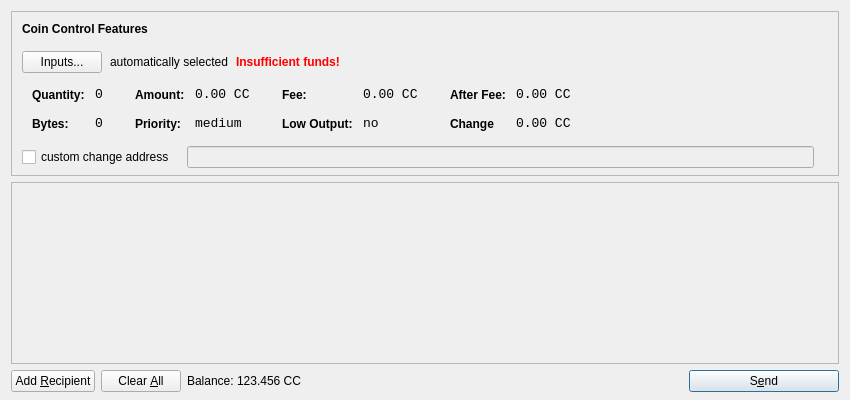
<?xml version="1.0" encoding="UTF-8"?>
<ui version="4.0">
 <class>SendCoinsDialog</class>
 <widget class="QDialog" name="SendCoinsDialog">
  <property name="geometry">
   <rect>
    <x>0</x>
    <y>0</y>
    <width>850</width>
    <height>400</height>
   </rect>
  </property>
  <property name="windowTitle">
   <string>Send Coins</string>
  </property>
  <layout class="QVBoxLayout" name="verticalLayout" stretch="0,1,0">
   <property name="bottomMargin">
    <number>8</number>
   </property>
   <item>
    <widget class="QFrame" name="frameCoinControl">
     <property name="sizePolicy">
      <sizepolicy hsizetype="Expanding" vsizetype="Expanding">
       <horstretch>0</horstretch>
       <verstretch>0</verstretch>
      </sizepolicy>
     </property>
     <property name="maximumSize">
      <size>
       <width>16777215</width>
       <height>16777215</height>
      </size>
     </property>
     <property name="frameShape">
      <enum>QFrame::StyledPanel</enum>
     </property>
     <property name="frameShadow">
      <enum>QFrame::Sunken</enum>
     </property>
     <layout class="QVBoxLayout" name="verticalLayoutCoinControl2">
      <property name="spacing">
       <number>6</number>
      </property>
      <property name="leftMargin">
       <number>0</number>
      </property>
      <property name="topMargin">
       <number>0</number>
      </property>
      <property name="rightMargin">
       <number>0</number>
      </property>
      <property name="bottomMargin">
       <number>6</number>
      </property>
      <item>
       <layout class="QVBoxLayout" name="verticalLayoutCoinControl" stretch="0,0,0,0,1">
        <property name="spacing">
         <number>0</number>
        </property>
        <property name="leftMargin">
         <number>10</number>
        </property>
        <property name="topMargin">
         <number>10</number>
        </property>
        <item>
         <layout class="QHBoxLayout" name="horizontalLayoutCoinControl1">
          <property name="bottomMargin">
           <number>15</number>
          </property>
          <item>
           <widget class="QLabel" name="labelCoinControlFeatures">
            <property name="sizePolicy">
             <sizepolicy hsizetype="Preferred" vsizetype="Maximum">
              <horstretch>0</horstretch>
              <verstretch>0</verstretch>
             </sizepolicy>
            </property>
            <property name="font">
             <font>
              <weight>75</weight>
              <bold>true</bold>
             </font>
            </property>
            <property name="styleSheet">
             <string notr="true">font-weight:bold;</string>
            </property>
            <property name="text">
             <string>Coin Control Features</string>
            </property>
           </widget>
          </item>
         </layout>
        </item>
        <item>
         <layout class="QHBoxLayout" name="horizontalLayoutCoinControl2" stretch="0,0,0,0">
          <property name="spacing">
           <number>8</number>
          </property>
          <property name="bottomMargin">
           <number>10</number>
          </property>
          <item>
           <widget class="QPushButton" name="pushButtonCoinControl">
            <property name="styleSheet">
             <string notr="true"/>
            </property>
            <property name="text">
             <string>Inputs...</string>
            </property>
           </widget>
          </item>
          <item>
           <widget class="QLabel" name="labelCoinControlAutomaticallySelected">
            <property name="text">
             <string>automatically selected</string>
            </property>
            <property name="margin">
             <number>5</number>
            </property>
           </widget>
          </item>
          <item>
           <widget class="QLabel" name="labelCoinControlInsuffFunds">
            <property name="font">
             <font>
              <weight>75</weight>
              <bold>true</bold>
             </font>
            </property>
            <property name="styleSheet">
             <string notr="true">color:red;font-weight:bold;</string>
            </property>
            <property name="text">
             <string>Insufficient funds!</string>
            </property>
            <property name="margin">
             <number>5</number>
            </property>
           </widget>
          </item>
          <item>
           <spacer name="horizontalSpacerCoinControl">
            <property name="orientation">
             <enum>Qt::Horizontal</enum>
            </property>
            <property name="sizeHint" stdset="0">
             <size>
              <width>40</width>
              <height>1</height>
             </size>
            </property>
           </spacer>
          </item>
         </layout>
        </item>
        <item>
         <widget class="QWidget" name="widgetCoinControl" native="true">
          <property name="sizePolicy">
           <sizepolicy hsizetype="Preferred" vsizetype="Preferred">
            <horstretch>0</horstretch>
            <verstretch>0</verstretch>
           </sizepolicy>
          </property>
          <property name="minimumSize">
           <size>
            <width>0</width>
            <height>0</height>
           </size>
          </property>
          <property name="styleSheet">
           <string notr="true"/>
          </property>
          <layout class="QHBoxLayout" name="horizontalLayoutCoinControl5">
           <property name="leftMargin">
            <number>0</number>
           </property>
           <property name="topMargin">
            <number>0</number>
           </property>
           <property name="rightMargin">
            <number>0</number>
           </property>
           <property name="bottomMargin">
            <number>0</number>
           </property>
           <item>
            <layout class="QHBoxLayout" name="horizontalLayoutCoinControl3" stretch="0,0,0,1">
             <property name="spacing">
              <number>20</number>
             </property>
             <property name="topMargin">
              <number>0</number>
             </property>
             <property name="bottomMargin">
              <number>10</number>
             </property>
             <item>
              <layout class="QFormLayout" name="formLayoutCoinControl1">
               <property name="horizontalSpacing">
                <number>10</number>
               </property>
               <property name="verticalSpacing">
                <number>14</number>
               </property>
               <property name="leftMargin">
                <number>10</number>
               </property>
               <property name="topMargin">
                <number>4</number>
               </property>
               <property name="rightMargin">
                <number>6</number>
               </property>
               <item row="0" column="0">
                <widget class="QLabel" name="labelCoinControlQuantityText">
                 <property name="styleSheet">
                  <string notr="true">font-weight:bold;</string>
                 </property>
                 <property name="text">
                  <string>Quantity:</string>
                 </property>
                 <property name="margin">
                  <number>0</number>
                 </property>
                </widget>
               </item>
               <item row="0" column="1">
                <widget class="QLabel" name="labelCoinControlQuantity">
                 <property name="font">
                  <font>
                   <family>Monospace</family>
                   <pointsize>10</pointsize>
                  </font>
                 </property>
                 <property name="cursor">
                  <cursorShape>IBeamCursor</cursorShape>
                 </property>
                 <property name="contextMenuPolicy">
                  <enum>Qt::ActionsContextMenu</enum>
                 </property>
                 <property name="text">
                  <string>0</string>
                 </property>
                 <property name="margin">
                  <number>0</number>
                 </property>
                 <property name="textInteractionFlags">
                  <set>Qt::LinksAccessibleByMouse|Qt::TextSelectableByKeyboard|Qt::TextSelectableByMouse</set>
                 </property>
                </widget>
               </item>
               <item row="1" column="0">
                <widget class="QLabel" name="labelCoinControlBytesText">
                 <property name="styleSheet">
                  <string notr="true">font-weight:bold;</string>
                 </property>
                 <property name="text">
                  <string>Bytes:</string>
                 </property>
                </widget>
               </item>
               <item row="1" column="1">
                <widget class="QLabel" name="labelCoinControlBytes">
                 <property name="font">
                  <font>
                   <family>Monospace</family>
                   <pointsize>10</pointsize>
                  </font>
                 </property>
                 <property name="cursor">
                  <cursorShape>IBeamCursor</cursorShape>
                 </property>
                 <property name="contextMenuPolicy">
                  <enum>Qt::ActionsContextMenu</enum>
                 </property>
                 <property name="text">
                  <string>0</string>
                 </property>
                 <property name="textInteractionFlags">
                  <set>Qt::LinksAccessibleByMouse|Qt::TextSelectableByKeyboard|Qt::TextSelectableByMouse</set>
                 </property>
                </widget>
               </item>
              </layout>
             </item>
             <item>
              <layout class="QFormLayout" name="formLayoutCoinControl2">
               <property name="horizontalSpacing">
                <number>10</number>
               </property>
               <property name="verticalSpacing">
                <number>14</number>
               </property>
               <property name="leftMargin">
                <number>6</number>
               </property>
               <property name="topMargin">
                <number>4</number>
               </property>
               <property name="rightMargin">
                <number>6</number>
               </property>
               <item row="0" column="0">
                <widget class="QLabel" name="labelCoinControlAmountText">
                 <property name="styleSheet">
                  <string notr="true">font-weight:bold;</string>
                 </property>
                 <property name="text">
                  <string>Amount:</string>
                 </property>
                 <property name="margin">
                  <number>0</number>
                 </property>
                </widget>
               </item>
               <item row="0" column="1">
                <widget class="QLabel" name="labelCoinControlAmount">
                 <property name="font">
                  <font>
                   <family>Monospace</family>
                   <pointsize>10</pointsize>
                  </font>
                 </property>
                 <property name="cursor">
                  <cursorShape>IBeamCursor</cursorShape>
                 </property>
                 <property name="contextMenuPolicy">
                  <enum>Qt::ActionsContextMenu</enum>
                 </property>
                 <property name="text">
                  <string>0.00 CC</string>
                 </property>
                 <property name="textInteractionFlags">
                  <set>Qt::LinksAccessibleByMouse|Qt::TextSelectableByKeyboard|Qt::TextSelectableByMouse</set>
                 </property>
                </widget>
               </item>
               <item row="1" column="0">
                <widget class="QLabel" name="labelCoinControlPriorityText">
                 <property name="styleSheet">
                  <string notr="true">font-weight:bold;</string>
                 </property>
                 <property name="text">
                  <string>Priority:</string>
                 </property>
                </widget>
               </item>
               <item row="1" column="1">
                <widget class="QLabel" name="labelCoinControlPriority">
                 <property name="font">
                  <font>
                   <family>Monospace</family>
                   <pointsize>10</pointsize>
                  </font>
                 </property>
                 <property name="cursor">
                  <cursorShape>IBeamCursor</cursorShape>
                 </property>
                 <property name="contextMenuPolicy">
                  <enum>Qt::ActionsContextMenu</enum>
                 </property>
                 <property name="text">
                  <string>medium</string>
                 </property>
                 <property name="textInteractionFlags">
                  <set>Qt::LinksAccessibleByMouse|Qt::TextSelectableByKeyboard|Qt::TextSelectableByMouse</set>
                 </property>
                </widget>
               </item>
              </layout>
             </item>
             <item>
              <layout class="QFormLayout" name="formLayoutCoinControl3">
               <property name="horizontalSpacing">
                <number>10</number>
               </property>
               <property name="verticalSpacing">
                <number>14</number>
               </property>
               <property name="leftMargin">
                <number>6</number>
               </property>
               <property name="topMargin">
                <number>4</number>
               </property>
               <property name="rightMargin">
                <number>6</number>
               </property>
               <item row="0" column="0">
                <widget class="QLabel" name="labelCoinControlFeeText">
                 <property name="styleSheet">
                  <string notr="true">font-weight:bold;</string>
                 </property>
                 <property name="text">
                  <string>Fee:</string>
                 </property>
                 <property name="margin">
                  <number>0</number>
                 </property>
                </widget>
               </item>
               <item row="0" column="1">
                <widget class="QLabel" name="labelCoinControlFee">
                 <property name="font">
                  <font>
                   <family>Monospace</family>
                   <pointsize>10</pointsize>
                  </font>
                 </property>
                 <property name="cursor">
                  <cursorShape>IBeamCursor</cursorShape>
                 </property>
                 <property name="contextMenuPolicy">
                  <enum>Qt::ActionsContextMenu</enum>
                 </property>
                 <property name="text">
                  <string>0.00 CC</string>
                 </property>
                 <property name="textInteractionFlags">
                  <set>Qt::LinksAccessibleByMouse|Qt::TextSelectableByKeyboard|Qt::TextSelectableByMouse</set>
                 </property>
                </widget>
               </item>
               <item row="1" column="0">
                <widget class="QLabel" name="labelCoinControlLowOutputText">
                 <property name="styleSheet">
                  <string notr="true">font-weight:bold;</string>
                 </property>
                 <property name="text">
                  <string>Low Output:</string>
                 </property>
                </widget>
               </item>
               <item row="1" column="1">
                <widget class="QLabel" name="labelCoinControlLowOutput">
                 <property name="font">
                  <font>
                   <family>Monospace</family>
                   <pointsize>10</pointsize>
                  </font>
                 </property>
                 <property name="cursor">
                  <cursorShape>IBeamCursor</cursorShape>
                 </property>
                 <property name="contextMenuPolicy">
                  <enum>Qt::ActionsContextMenu</enum>
                 </property>
                 <property name="text">
                  <string>no</string>
                 </property>
                 <property name="textInteractionFlags">
                  <set>Qt::LinksAccessibleByMouse|Qt::TextSelectableByKeyboard|Qt::TextSelectableByMouse</set>
                 </property>
                </widget>
               </item>
              </layout>
             </item>
             <item>
              <layout class="QFormLayout" name="formLayoutCoinControl4">
               <property name="horizontalSpacing">
                <number>10</number>
               </property>
               <property name="verticalSpacing">
                <number>14</number>
               </property>
               <property name="leftMargin">
                <number>6</number>
               </property>
               <property name="topMargin">
                <number>4</number>
               </property>
               <property name="rightMargin">
                <number>6</number>
               </property>
               <item row="0" column="0">
                <widget class="QLabel" name="labelCoinControlAfterFeeText">
                 <property name="styleSheet">
                  <string notr="true">font-weight:bold;</string>
                 </property>
                 <property name="text">
                  <string>After Fee:</string>
                 </property>
                 <property name="margin">
                  <number>0</number>
                 </property>
                </widget>
               </item>
               <item row="0" column="1">
                <widget class="QLabel" name="labelCoinControlAfterFee">
                 <property name="font">
                  <font>
                   <family>Monospace</family>
                   <pointsize>10</pointsize>
                  </font>
                 </property>
                 <property name="cursor">
                  <cursorShape>IBeamCursor</cursorShape>
                 </property>
                 <property name="contextMenuPolicy">
                  <enum>Qt::ActionsContextMenu</enum>
                 </property>
                 <property name="text">
                  <string>0.00 CC</string>
                 </property>
                 <property name="textInteractionFlags">
                  <set>Qt::LinksAccessibleByMouse|Qt::TextSelectableByKeyboard|Qt::TextSelectableByMouse</set>
                 </property>
                </widget>
               </item>
               <item row="1" column="0">
                <widget class="QLabel" name="labelCoinControlChangeText">
                 <property name="styleSheet">
                  <string notr="true">font-weight:bold;</string>
                 </property>
                 <property name="text">
                  <string>Change</string>
                 </property>
                </widget>
               </item>
               <item row="1" column="1">
                <widget class="QLabel" name="labelCoinControlChange">
                 <property name="font">
                  <font>
                   <family>Monospace</family>
                   <pointsize>10</pointsize>
                  </font>
                 </property>
                 <property name="cursor">
                  <cursorShape>IBeamCursor</cursorShape>
                 </property>
                 <property name="contextMenuPolicy">
                  <enum>Qt::ActionsContextMenu</enum>
                 </property>
                 <property name="text">
                  <string>0.00 CC</string>
                 </property>
                 <property name="textInteractionFlags">
                  <set>Qt::LinksAccessibleByMouse|Qt::TextSelectableByKeyboard|Qt::TextSelectableByMouse</set>
                 </property>
                </widget>
               </item>
              </layout>
             </item>
            </layout>
           </item>
          </layout>
         </widget>
        </item>
        <item>
         <layout class="QHBoxLayout" name="horizontalLayoutCoinControl4" stretch="0,0,0">
          <property name="spacing">
           <number>12</number>
          </property>
          <property name="sizeConstraint">
           <enum>QLayout::SetDefaultConstraint</enum>
          </property>
          <property name="topMargin">
           <number>5</number>
          </property>
          <property name="rightMargin">
           <number>5</number>
          </property>
          <item>
           <widget class="QCheckBox" name="checkBoxCoinControlChange">
            <property name="text">
             <string>custom change address</string>
            </property>
           </widget>
          </item>
          <item>
           <widget class="QLineEdit" name="lineEditCoinControlChange">
            <property name="enabled">
             <bool>false</bool>
            </property>
            <property name="sizePolicy">
             <sizepolicy hsizetype="Expanding" vsizetype="Fixed">
              <horstretch>0</horstretch>
              <verstretch>0</verstretch>
             </sizepolicy>
            </property>
           </widget>
          </item>
          <item>
           <widget class="QLabel" name="labelCoinControlChangeLabel">
            <property name="sizePolicy">
             <sizepolicy hsizetype="Preferred" vsizetype="Expanding">
              <horstretch>0</horstretch>
              <verstretch>0</verstretch>
             </sizepolicy>
            </property>
            <property name="minimumSize">
             <size>
              <width>0</width>
              <height>0</height>
             </size>
            </property>
            <property name="text">
             <string/>
            </property>
            <property name="margin">
             <number>3</number>
            </property>
           </widget>
          </item>
         </layout>
        </item>
        <item>
         <spacer name="verticalSpacerCoinControl">
          <property name="orientation">
           <enum>Qt::Vertical</enum>
          </property>
          <property name="sizeHint" stdset="0">
           <size>
            <width>800</width>
            <height>1</height>
           </size>
          </property>
         </spacer>
        </item>
       </layout>
      </item>
     </layout>
    </widget>
   </item>
   <item>
    <widget class="QScrollArea" name="scrollArea">
     <property name="widgetResizable">
      <bool>true</bool>
     </property>
     <widget class="QWidget" name="scrollAreaWidgetContents">
      <property name="geometry">
       <rect>
        <x>0</x>
        <y>0</y>
        <width>828</width>
        <height>162</height>
       </rect>
      </property>
      <layout class="QVBoxLayout" name="verticalLayout_2">
       <property name="leftMargin">
        <number>0</number>
       </property>
       <property name="topMargin">
        <number>0</number>
       </property>
       <property name="rightMargin">
        <number>0</number>
       </property>
       <property name="bottomMargin">
        <number>0</number>
       </property>
       <item>
        <layout class="QVBoxLayout" name="entries">
         <property name="spacing">
          <number>6</number>
         </property>
        </layout>
       </item>
       <item>
        <spacer name="verticalSpacer">
         <property name="orientation">
          <enum>Qt::Vertical</enum>
         </property>
         <property name="sizeHint" stdset="0">
          <size>
           <width>20</width>
           <height>40</height>
          </size>
         </property>
        </spacer>
       </item>
      </layout>
     </widget>
    </widget>
   </item>
   <item>
    <layout class="QHBoxLayout" name="horizontalLayout">
     <item>
      <widget class="QPushButton" name="addButton">
       <property name="toolTip">
        <string>Send to multiple recipients at once</string>
       </property>
       <property name="text">
        <string>Add &amp;Recipient</string>
       </property>
       <property name="icon">
        <iconset resource="../bitcoin.qrc">
         <normaloff>:/icons/add</normaloff>:/icons/add</iconset>
       </property>
       <property name="autoDefault">
        <bool>false</bool>
       </property>
      </widget>
     </item>
     <item>
      <widget class="QPushButton" name="clearButton">
       <property name="sizePolicy">
        <sizepolicy hsizetype="Minimum" vsizetype="Fixed">
         <horstretch>0</horstretch>
         <verstretch>0</verstretch>
        </sizepolicy>
       </property>
       <property name="toolTip">
        <string>Remove all transaction fields</string>
       </property>
       <property name="text">
        <string>Clear &amp;All</string>
       </property>
       <property name="icon">
        <iconset resource="../bitcoin.qrc">
         <normaloff>:/icons/remove</normaloff>:/icons/remove</iconset>
       </property>
       <property name="autoRepeatDelay">
        <number>300</number>
       </property>
       <property name="autoDefault">
        <bool>false</bool>
       </property>
      </widget>
     </item>
     <item>
      <layout class="QHBoxLayout" name="horizontalLayout_2">
       <property name="spacing">
        <number>3</number>
       </property>
       <item>
        <widget class="QLabel" name="label">
         <property name="sizePolicy">
          <sizepolicy hsizetype="Preferred" vsizetype="Fixed">
           <horstretch>0</horstretch>
           <verstretch>0</verstretch>
          </sizepolicy>
         </property>
         <property name="text">
          <string>Balance:</string>
         </property>
        </widget>
       </item>
       <item>
        <widget class="QLabel" name="labelBalance">
         <property name="sizePolicy">
          <sizepolicy hsizetype="Preferred" vsizetype="Fixed">
           <horstretch>0</horstretch>
           <verstretch>0</verstretch>
          </sizepolicy>
         </property>
         <property name="cursor">
          <cursorShape>IBeamCursor</cursorShape>
         </property>
         <property name="text">
          <string>123.456 CC</string>
         </property>
         <property name="textInteractionFlags">
          <set>Qt::LinksAccessibleByMouse|Qt::TextSelectableByKeyboard|Qt::TextSelectableByMouse</set>
         </property>
        </widget>
       </item>
      </layout>
     </item>
     <item>
      <spacer name="horizontalSpacer">
       <property name="orientation">
        <enum>Qt::Horizontal</enum>
       </property>
       <property name="sizeHint" stdset="0">
        <size>
         <width>40</width>
         <height>20</height>
        </size>
       </property>
      </spacer>
     </item>
     <item>
      <widget class="QPushButton" name="sendButton">
       <property name="minimumSize">
        <size>
         <width>150</width>
         <height>0</height>
        </size>
       </property>
       <property name="toolTip">
        <string>Confirm the send action</string>
       </property>
       <property name="text">
        <string>S&amp;end</string>
       </property>
       <property name="icon">
        <iconset resource="../bitcoin.qrc">
         <normaloff>:/icons/send</normaloff>:/icons/send</iconset>
       </property>
       <property name="default">
        <bool>true</bool>
       </property>
      </widget>
     </item>
    </layout>
   </item>
  </layout>
 </widget>
 <resources>
  <include location="../bitcoin.qrc"/>
 </resources>
 <connections/>
</ui>
